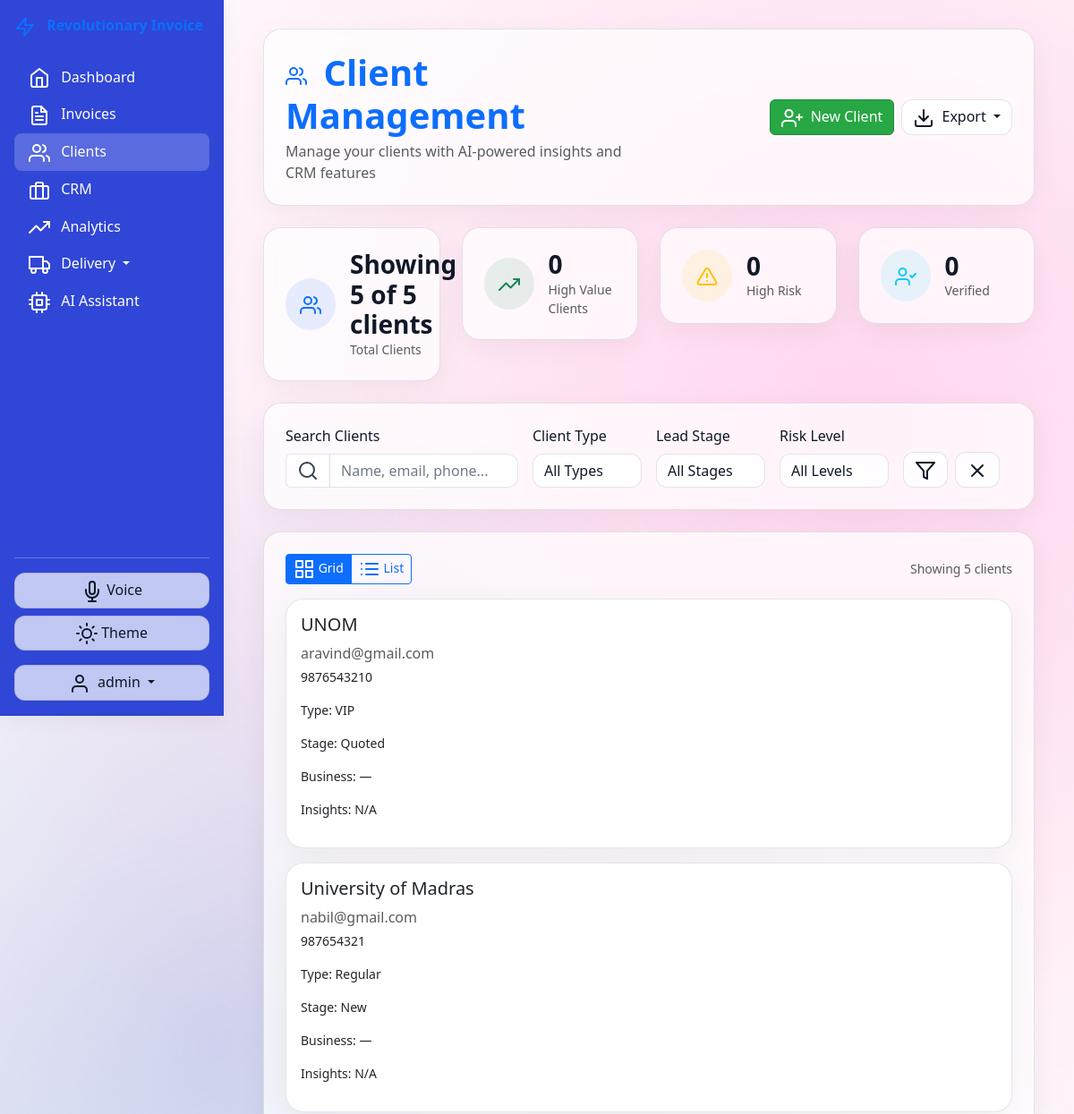
The app's page /clients (signed in, upper part), older data.
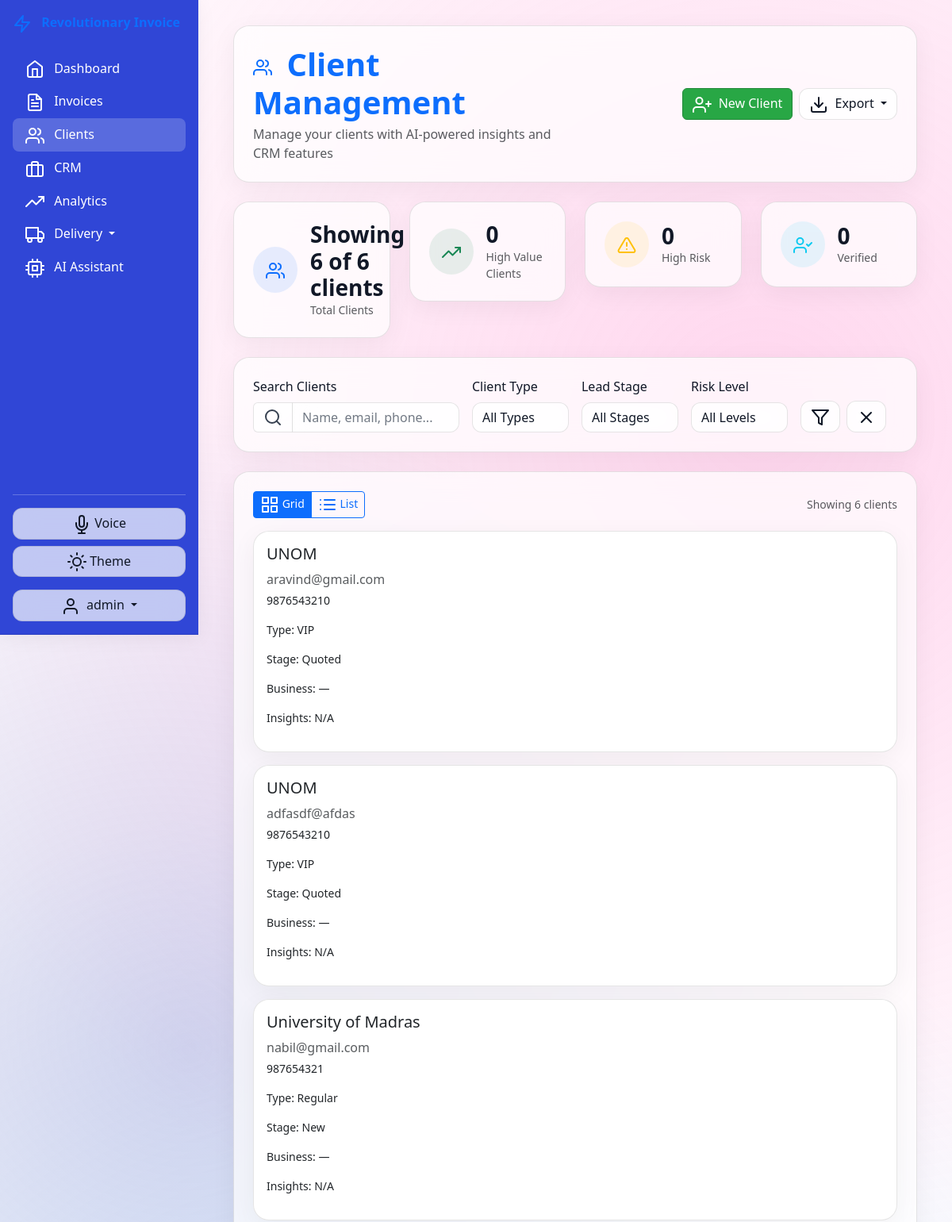
The same page, newer data.
### models.py (models this page shows)
class Client(db.Model):
    id = db.Column(db.Integer, primary_key=True)
    name = db.Column(db.String(200), nullable=False)
    contact_person = db.Column(db.String(100))
    address = db.Column(db.Text)
    city = db.Column(db.String(100))
    state = db.Column(db.String(100))
    pincode = db.Column(db.String(10))
    phone = db.Column(db.String(20))
    email = db.Column(db.String(120))
    gstin = db.Column(db.String(15))
    pan = db.Column(db.String(10))
    client_type = db.Column(db.String(50), default='Regular')
    tags = db.Column(db.Text)
    notes = db.Column(db.Text)
    lead_stage = db.Column(db.String(50), default='New')
    last_contact_date = db.Column(db.DateTime)
    follow_up_date = db.Column(db.DateTime)
    total_business = db.Column(db.Float, default=0.0)
    ai_risk_score = db.Column(db.Float, default=0.0)  # AI-calculated payment risk
    predicted_ltv = db.Column(db.Float, default=0.0)  # AI-predicted lifetime value
    communication_preferences = db.Column(JSON)  # AI-learned communication patterns
    sentiment_score = db.Column(db.Float, default=0.0)  # AI sentiment analysis
    payment_behavior_pattern = db.Column(db.String(50))  # Early/Late/Consistent
    preferred_products = db.Column(JSON)  # AI-detected product preferences
    blockchain_verified = db.Column(db.Boolean, default=False)
    created_at = db.Column(db.DateTime, default=datetime.utcnow)
    updated_at = db.Column(db.DateTime, default=datetime.utcnow, onupdate=datetime.utcnow)
    invoices = db.relationship('Invoice', backref='client', lazy=True)
    challans = db.relationship('DeliveryChallan', backref='client', lazy=True)

### routes.py (the view, shortened to what this page needs)
@app.route('/clients')
@login_required
def client_management():
    search = request.args.get('search', '')
    client_type = request.args.get('type', '')
    page = request.args.get('page', 1, type=int)
    query = Client.query
    if client_type:
        query = query.filter(Client.client_type == client_type)
    clients = query.order_by(Client.name).paginate(
        page=page, per_page=20, error_out=False
    )
    client_list = clients.items if hasattr(clients, 'items') else clients
    client_insights = {}
    return render_template(
        'client_management.html',
        clients=clients,
        client_list=client_list,
        search=search,
        client_type=client_type,
        client_insights=client_insights
    )

### app.py (called while the page is built)
@app.context_processor
def inject_today():
    return {'today': datetime.now()}

### routes.py (called while the page is built)
def login_required(f):
    from functools import wraps
    @wraps(f)
    def decorated_function(*args, **kwargs):
        if 'user_id' not in session:
            flash('Please log in to access this page.', 'error')
            return redirect(url_for('login'))
        return f(*args, **kwargs)
    return decorated_function

@app.context_processor
def inject_globals():
    return {
        'ai_enabled': app.config.get("AI_FEATURES_ENABLED", False),
        'blockchain_enabled': app.config.get("BLOCKCHAIN_ENABLED", False),
        'current_user_id': session.get('user_id'),
        'is_admin': session.get('is_admin', False)
    }

### templates/client_management.html (shortened to what the changed rows need)
{% extends "base.html" %}
{% block content %}
<div class="container-fluid">
    <div class="row mb-4">
        <div class="col-12">
            <div class="glass-card p-4">
                <div class="row align-items-center">
                    <div class="col-md-6">
                        <h1 class="display-6 fw-bold text-primary mb-1">
                            <i data-feather="users" class="me-2"></i>
                            Client Management
                        </h1>
                    </div>
                </div>
            </div>
        </div>
    </div>
    <div class="row mb-4">
        <div class="col-md-3">
            <div class="glass-card p-4 metric-card">
                <div class="d-flex align-items-center">
                    <div>
                        <h3 class="fw-bold mb-0">Showing {{ client_list|length }} of {{ clients.total }} clients
</h3>
                        <p class="text-muted mb-0 small">Total Clients</p>
                    </div>
                </div>
            </div>
        </div>
    </div>
<div class="row">
    <div class="col-12">
        <div class="glass-card p-4">
            <div class="d-flex justify-content-between align-items-center mb-3">
                <div class="btn-group" role="group">
                    <label class="btn btn-outline-primary btn-sm" for="gridView">
                    </label>
                    <label class="btn btn-outline-primary btn-sm" for="listView">
                    </label>
                </div>
                <div class="text-muted small">
                    Showing {{ client_list|length }} clients
                </div>
            </div>
                        <div id="gridViewContainer">
                            {% if client_list|length > 0 %}
                                {% for client in client_list %}
                                    <div class="card glass-card p-3 mb-3">
                                        <h5>{{ client.name }}</h5>
                                        <p class="text-muted mb-1">{{ client.email }}</p>
                                        <p class="small">{{ client.phone }}</p>
                                        <p class="small">Type: {{ client.client_type }}</p>
                                        <p class="small">Stage: {{ client.lead_stage }}</p>
                                        <p class="small">Business: {{ client.total_business or "—" }}</p>
                                        <p class="small">
                                            Insights:
                                            {% if client.id in client_insights %}
                                                {{ client_insights[client.id].risk_level }} Risk
                                            {% else %}
                                                N/A
                                            {% endif %}
                                        </p>
                                    </div>
                                {% endfor %}
                            {% endif %}
                        </div>
            </div>
        </div>
    </div>
</div>
{% endblock %}

Row changes from the older to the newer data that the page shows:
added Client: name "UNOM", email "adfasdf@afdas", phone "9876543210", client_type "VIP", lead_stage "Quoted", total_business "—", shows "N/A"
Text that changed along with them:
{{ client_list|length }}: "5" → "6"
{{ clients.total }}: "5" → "6"
